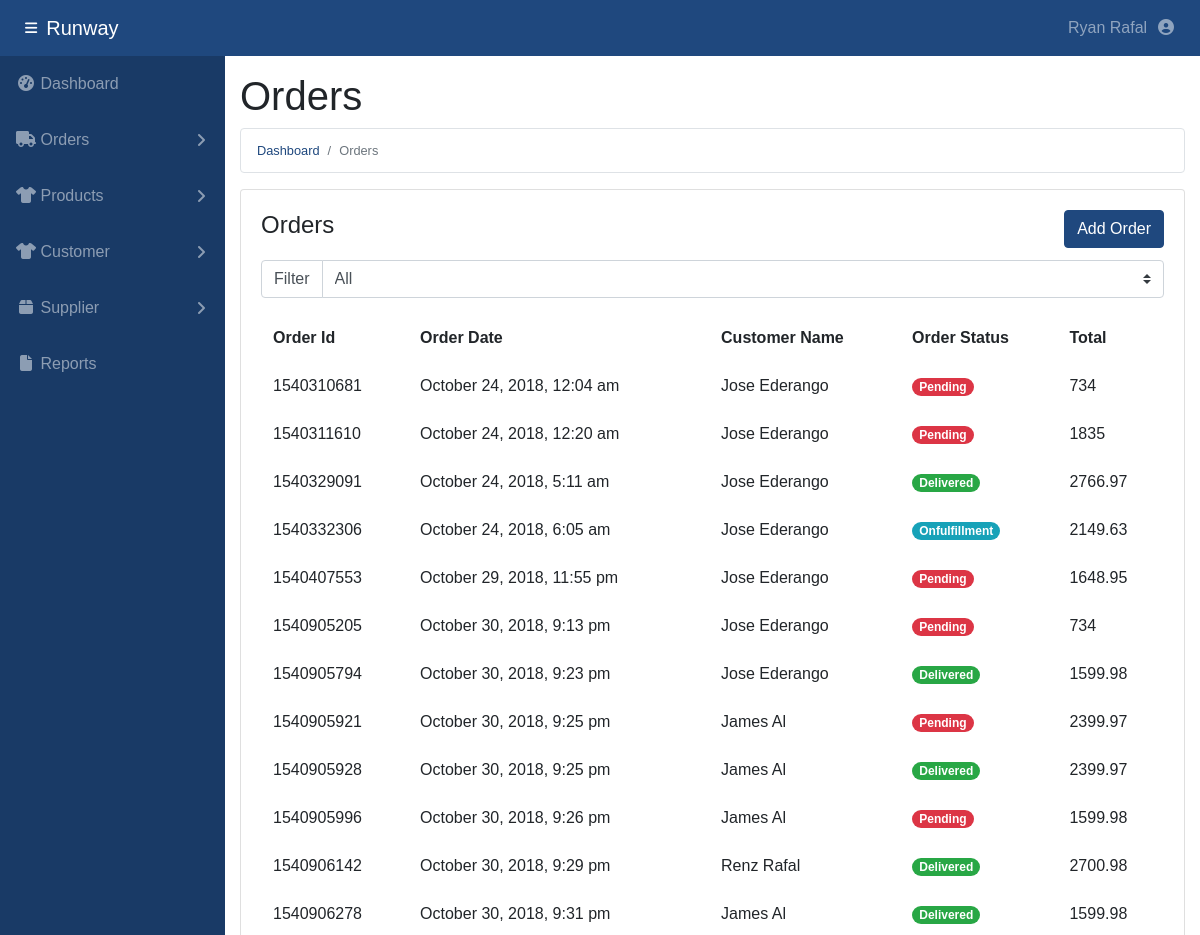
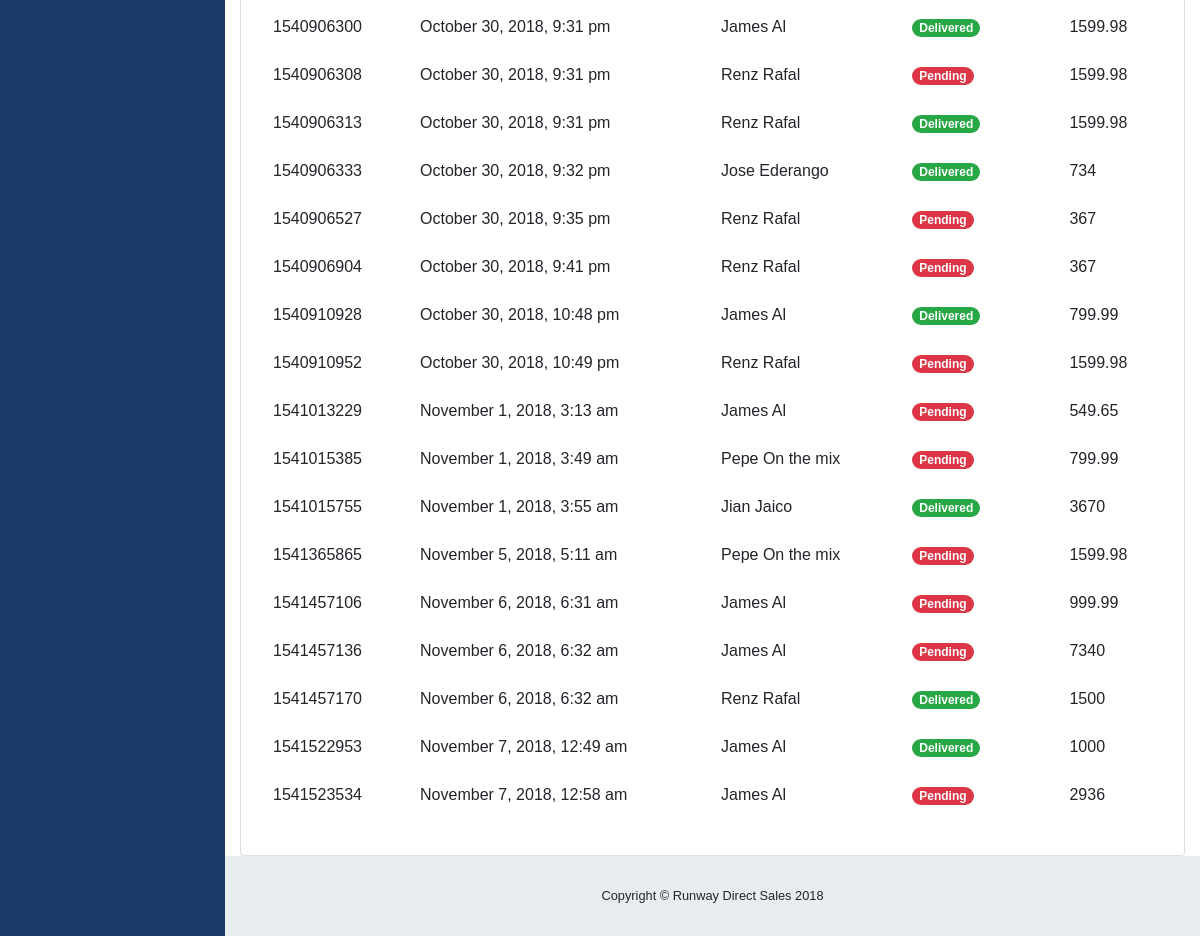
Screenshot of /orders.php (signed in) with the database file from the repository (2 pictures, top to bottom).
### tables this page shows
CREATE TABLE `orders` (
  `OrderId` int(10) NOT NULL,
  `CustomerId` int(10) NOT NULL,
  `EmployeeId` int(10) DEFAULT NULL,
  `OrderDate` datetime NOT NULL DEFAULT CURRENT_TIMESTAMP,
  `Amount` double NOT NULL,
  PRIMARY KEY (`OrderId`),
  KEY `FKCustomerIdO_idx` (`CustomerId`),
  KEY `FKEmployeeIdO_idx` (`EmployeeId`),
  CONSTRAINT `FKCustomerIdO` FOREIGN KEY (`CustomerId`) REFERENCES `customer` (`CustomerId`) ON DELETE NO ACTION ON UPDATE NO ACTION,
  CONSTRAINT `FKEmployeeIdO` FOREIGN KEY (`EmployeeId`) REFERENCES `employee` (`EmployeeId`) ON DELETE NO ACTION ON UPDATE NO ACTION
);

CREATE TABLE `customer` (
  `CustomerId` int(10) NOT NULL,
  `CFirstname` char(25) NOT NULL,
  `CLastname` char(25) NOT NULL,
  `CPassword` varchar(255) NOT NULL,
  `CCellphoneNo` double NOT NULL,
  `CDeliveryAddress` varchar(45) NOT NULL,
  PRIMARY KEY (`CustomerId`),
  UNIQUE KEY `CellphoneNo_UNIQUE` (`CCellphoneNo`)
);

CREATE TABLE `customerdelivery` (
  `DeliveryId` int(11) NOT NULL,
  `OrderId` int(11) NOT NULL,
  `DeliveryStatus` varchar(20) NOT NULL,
  PRIMARY KEY (`DeliveryId`),
  KEY `FKOrderIdCD_idx` (`OrderId`),
  CONSTRAINT `FKOrderIdCD` FOREIGN KEY (`OrderId`) REFERENCES `orders` (`OrderId`) ON DELETE NO ACTION ON UPDATE NO ACTION
);

### orders.php (the view, shortened to what this page needs)
<?php
$conn = require "php/connection.php";
$orders = $conn->query("
  SELECT
    orders.OrderId,
    orders.CustomerId,
    orders.OrderDate,
    orders.Amount Total,
    customer.CFirstname,
    customer.CLastname,
    customerdelivery.DeliveryStatus
  FROM ((orders
  INNER JOIN customer ON orders.CustomerId = customer.CustomerId)
  INNER JOIN customerdelivery ON orders.OrderId = customerdelivery.OrderId)
")->fetch_all(MYSQLI_ASSOC);
?>
<!DOCTYPE html>
<html lang="en">
<head>
  <link href="vendor/fontawesome-free/css/all.min.css" rel="stylesheet" type="text/css">
  <link href="vendor/datatables/dataTables.bootstrap4.css" rel="stylesheet">
  <link href="css/sb-admin.css" rel="stylesheet">
</head>
<body id="page-top">
  <nav class="navbar navbar-expand navbar-dark bg-primary sticky-top">
    <button class="btn btn-link btn-sm text-white order-1 order-sm-0" id="sidebarToggle" href="#">
      <i class="fas fa-bars"></i>
    </button>
    <a class="navbar-brand mr-1" href="index.php">Runway</a>
    <ul class="navbar-nav ml-auto ml-md-0 ">
      <li class="nav-item dropdown no-arrow">
        <a class="nav-link dropdown-toggle" href="#" id="userDropdown" role="button" data-toggle="dropdown"
          aria-haspopup="true" aria-expanded="false">
          Ryan Rafal &nbsp;<i class="fas fa-user-circle fa-fw"></i>
        </a>
      </li>
    </ul>
  </nav>
  <div id="wrapper">
    <ul class="sidebar navbar-nav bg-secondary">
      <li class="nav-item">
        <a class="nav-link" href="index.php">
          <i class="fas fa-fw fa-tachometer-alt"></i>
          <span>Dashboard</span>
        </a>
      </li>
      <li class="nav-item dropdown">
        <a class="nav-link dropdown-toggle" href="#" id="ordersDropdown" role="button" data-toggle="dropdown"
          aria-haspopup="true" aria-expanded="false">
          <i class="fas fa-fw fa-truck"></i>
          <span>Orders</span>
        </a>
      </li>
      <li class="nav-item dropdown">
        <a class="nav-link dropdown-toggle" href="#" id="ordersDropdown" role="button" data-toggle="dropdown"
          aria-haspopup="true" aria-expanded="false">
          <i class="fas fa-fw fa-tshirt"></i>
          <span>Products</span>
        </a>
      </li>
          <li class="nav-item dropdown">
        <a class="nav-link dropdown-toggle" href="#" id="ordersDropdown" role="button" data-toggle="dropdown"
          aria-haspopup="true" aria-expanded="false">
          <i class="fas fa-fw fa-tshirt"></i>
          <span>Customer</span>
        </a>
      </li>
       <li class="nav-item dropdown">
        <a class="nav-link dropdown-toggle" href="#" id="suppliersDropdown" role="button" data-toggle="dropdown" aria-haspopup="true"
          aria-expanded="false">
          <i class="fas fa-fw fa-box"></i>
          <span>Supplier</span>
        </a>
      </li>
      <li class="nav-item dropdown">
        <a class="nav-link" href="reports.php">
          <i class="fas fa-fw fa-file"></i>
          <span>Reports</span>
        </a>
      </li>
    </ul>
    <div id="content-wrapper">
      <div class="container">
        <h1>Orders</h1>
        <ol class="breadcrumb bg-white small border border-1 border-grey">
          <li class="breadcrumb-item">
            <a href="index.php">Dashboard</a>
          </li>
          <li class="breadcrumb-item active">Orders</li>
        </ol>
        <div class="row">
          <div class="col">
            <div class="card">
              <div class="card-body">
                <div class="card-title d-flex justify-content-between align-items-center">
                  <h4>Orders</h4>
                  <a href="ordersadd.php" class="btn btn-primary">Add Order</a>
                </div>
                <div class="input-group mb-3">
                  <div class="input-group-prepend">
                    <span class="input-group-text bg-white" id="filteraddon">Filter</span>
                  </div>
                  <select class="custom-select" name="filterOrders" id="filterOrders" aria-describedby="filteraddon">
                    <option value=".">All</option>
                  </select>
                </div>
                <div class="table-responsive">
                  <table class="table table-borderless" id="viewOrders" width="100%">
                    <thead>
                      <tr>
                        <th scope="col">Order Id</th>
                        <th scope="col">Order Date</th>
                        <th scope="col">Customer Name</th>
                        <th scope="col">Order Status</th>
                        <th scope="col">Total</th>
                      </tr>
                    </thead>
                    <tbody>
                      <?php
                      foreach ($orders as $order) {
                        $date = new DateTime($order["OrderDate"]);
                        $orderdate = $date->format("F j, Y, g:i a");
                        $customerfullname = ucfirst($order["CFirstname"]) . " " . ucfirst($order["CLastname"]);
                        $badgecolor = ($order["DeliveryStatus"] == "pending") ? "danger" : (($order["DeliveryStatus"] == "delivered") ? "success" : "info");
                        $status = ucfirst($order["DeliveryStatus"]);
                        $deliverystatus = "<span class='badge badge-pill badge-$badgecolor'>$status</span>";
                        $total = round($order["Total"], 2);
                        echo
                        "
                        <tr scope='row' data-id='$order[OrderId]'>
                          <td>$order[OrderId]</td>
                          <td>$orderdate</td>
                          <td>$customerfullname</td>
                          <td>$deliverystatus</td>
                          <td>$total</td>
                        </tr>
                        ";
                      }
                      ?>
                    </tbody>
                  </table>
                </div>
              </div>
            </div>
          </div>
        </div>
      </div>
      <footer class="sticky-footer">
        <div class="container my-auto">
          <div class="copyright text-center my-auto">
            <span>Copyright © Runway Direct Sales 2018</span>
          </div>
        </div>
      </footer>
    </div>
  </div>
</body>
</html>

### rows the page displays
orders: OrderId "1540310681", OrderDate "October 24, 2018, 12:04 am", CustomerId.CLastname "Jose Ederango", customerdelivery.DeliveryStatus "Pending", Amount "734"
orders: OrderId "1540311610", OrderDate "October 24, 2018, 12:20 am", CustomerId.CLastname "Jose Ederango", customerdelivery.DeliveryStatus "Pending", Amount "1835"
orders: OrderId "1540329091", OrderDate "October 24, 2018, 5:11 am", CustomerId.CLastname "Jose Ederango", customerdelivery.DeliveryStatus "Delivered", Amount "2766.97"
orders: OrderId "1540332306", OrderDate "October 24, 2018, 6:05 am", CustomerId.CLastname "Jose Ederango", customerdelivery.DeliveryStatus "Onfulfillment", Amount "2149.63"
orders: OrderId "1540407553", OrderDate "October 29, 2018, 11:55 pm", CustomerId.CLastname "Jose Ederango", customerdelivery.DeliveryStatus "Pending", Amount "1648.95"
orders: OrderId "1540905205", OrderDate "October 30, 2018, 9:13 pm", CustomerId.CLastname "Jose Ederango", customerdelivery.DeliveryStatus "Pending", Amount "734"
orders: OrderId "1540905794", OrderDate "October 30, 2018, 9:23 pm", CustomerId.CLastname "Jose Ederango", customerdelivery.DeliveryStatus "Delivered", Amount "1599.98"
orders: OrderId "1540905921", OrderDate "October 30, 2018, 9:25 pm", CustomerId.CLastname "James Al", customerdelivery.DeliveryStatus "Pending", Amount "2399.97"
orders: OrderId "1540905928", OrderDate "October 30, 2018, 9:25 pm", CustomerId.CLastname "James Al", customerdelivery.DeliveryStatus "Delivered", Amount "2399.97"
orders: OrderId "1540905996", OrderDate "October 30, 2018, 9:26 pm", CustomerId.CLastname "James Al", customerdelivery.DeliveryStatus "Pending", Amount "1599.98"
orders: OrderId "1540906142", OrderDate "October 30, 2018, 9:29 pm", CustomerId.CLastname "Renz Rafal", customerdelivery.DeliveryStatus "Delivered", Amount "2700.98"
orders: OrderId "1540906278", OrderDate "October 30, 2018, 9:31 pm", CustomerId.CLastname "James Al", customerdelivery.DeliveryStatus "Delivered", Amount "1599.98"
orders: OrderId "1540906300", OrderDate "October 30, 2018, 9:31 pm", CustomerId.CLastname "James Al", customerdelivery.DeliveryStatus "Delivered", Amount "1599.98"
orders: OrderId "1540906308", OrderDate "October 30, 2018, 9:31 pm", CustomerId.CLastname "Renz Rafal", customerdelivery.DeliveryStatus "Pending", Amount "1599.98"
orders: OrderId "1540906313", OrderDate "October 30, 2018, 9:31 pm", CustomerId.CLastname "Renz Rafal", customerdelivery.DeliveryStatus "Delivered", Amount "1599.98"
orders: OrderId "1540906333", OrderDate "October 30, 2018, 9:32 pm", CustomerId.CLastname "Jose Ederango", customerdelivery.DeliveryStatus "Delivered", Amount "734"
orders: OrderId "1540906527", OrderDate "October 30, 2018, 9:35 pm", CustomerId.CLastname "Renz Rafal", customerdelivery.DeliveryStatus "Pending", Amount "367"
orders: OrderId "1540906904", OrderDate "October 30, 2018, 9:41 pm", CustomerId.CLastname "Renz Rafal", customerdelivery.DeliveryStatus "Pending", Amount "367"
orders: OrderId "1540910928", OrderDate "October 30, 2018, 10:48 pm", CustomerId.CLastname "James Al", customerdelivery.DeliveryStatus "Delivered", Amount "799.99"
orders: OrderId "1540910952", OrderDate "October 30, 2018, 10:49 pm", CustomerId.CLastname "Renz Rafal", customerdelivery.DeliveryStatus "Pending", Amount "1599.98"
orders: OrderId "1541013229", OrderDate "November 1, 2018, 3:13 am", CustomerId.CLastname "James Al", customerdelivery.DeliveryStatus "Pending", Amount "549.65"
orders: OrderId "1541015385", OrderDate "November 1, 2018, 3:49 am", CustomerId.CLastname "Pepe On the mix", customerdelivery.DeliveryStatus "Pending", Amount "799.99"
orders: OrderId "1541015755", OrderDate "November 1, 2018, 3:55 am", CustomerId.CLastname "Jian Jaico", customerdelivery.DeliveryStatus "Delivered", Amount "3670"
orders: OrderId "1541365865", OrderDate "November 5, 2018, 5:11 am", CustomerId.CLastname "Pepe On the mix", customerdelivery.DeliveryStatus "Pending", Amount "1599.98"
orders: OrderId "1541457106", OrderDate "November 6, 2018, 6:31 am", CustomerId.CLastname "James Al", customerdelivery.DeliveryStatus "Pending", Amount "999.99"
orders: OrderId "1541457136", OrderDate "November 6, 2018, 6:32 am", CustomerId.CLastname "James Al", customerdelivery.DeliveryStatus "Pending", Amount "7340"
orders: OrderId "1541457170", OrderDate "November 6, 2018, 6:32 am", CustomerId.CLastname "Renz Rafal", customerdelivery.DeliveryStatus "Delivered", Amount "1500"
orders: OrderId "1541522953", OrderDate "November 7, 2018, 12:49 am", CustomerId.CLastname "James Al", customerdelivery.DeliveryStatus "Delivered", Amount "1000"
orders: OrderId "1541523534", OrderDate "November 7, 2018, 12:58 am", CustomerId.CLastname "James Al", customerdelivery.DeliveryStatus "Pending", Amount "2936"
